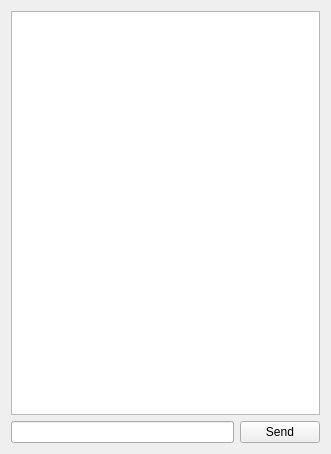
<?xml version="1.0" encoding="UTF-8"?>
<ui version="4.0">
 <class>ChatWindowClass</class>
 <widget class="QWidget" name="ChatWindowClass">
  <property name="geometry">
   <rect>
    <x>0</x>
    <y>0</y>
    <width>331</width>
    <height>454</height>
   </rect>
  </property>
  <property name="windowTitle">
   <string>ChatWindow</string>
  </property>
  <layout class="QVBoxLayout" name="verticalLayout">
   <item>
    <widget class="QListWidget" name="listWidget"/>
   </item>
   <item>
    <layout class="QHBoxLayout" name="horizontalLayout">
     <item>
      <widget class="QLineEdit" name="lineEdit"/>
     </item>
     <item>
      <widget class="QPushButton" name="sendButton">
       <property name="text">
        <string>Send</string>
       </property>
      </widget>
     </item>
    </layout>
   </item>
  </layout>
 </widget>
 <layoutdefault spacing="6" margin="11"/>
 <resources/>
 <connections/>
</ui>
